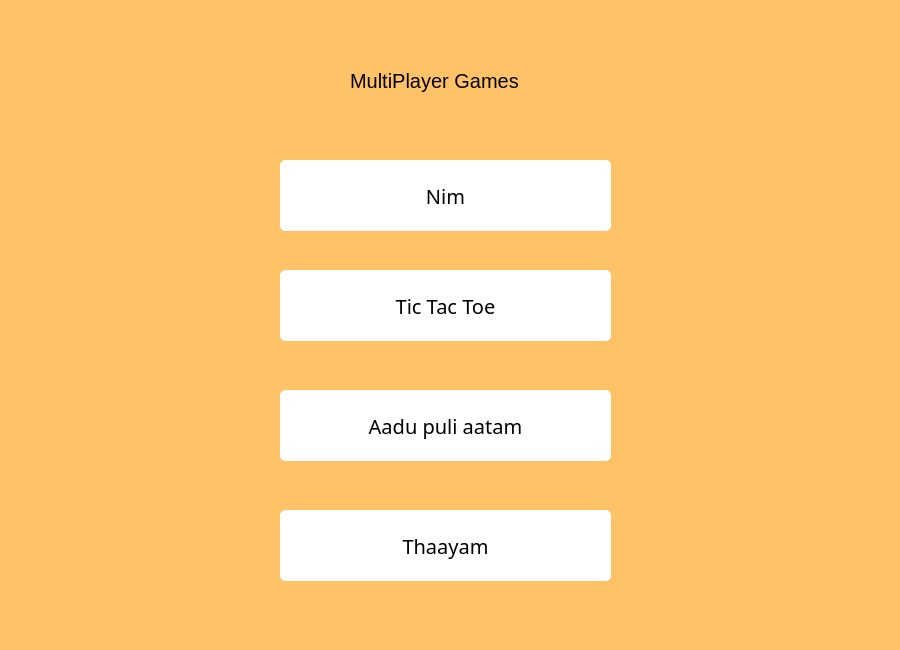
<?xml version="1.0" encoding="UTF-8"?>
<ui version="4.0">
 <class>MainWindow</class>
 <widget class="QMainWindow" name="MainWindow">
  <property name="geometry">
   <rect>
    <x>0</x>
    <y>0</y>
    <width>900</width>
    <height>650</height>
   </rect>
  </property>
  <property name="minimumSize">
   <size>
    <width>900</width>
    <height>650</height>
   </size>
  </property>
  <property name="maximumSize">
   <size>
    <width>900</width>
    <height>650</height>
   </size>
  </property>
  <property name="windowTitle">
   <string>MainWindow</string>
  </property>
  <property name="styleSheet">
   <string notr="true">background-color:#ffc266;</string>
  </property>
  <widget class="QWidget" name="centralwidget">
   <widget class="QLabel" name="label">
    <property name="geometry">
     <rect>
      <x>350</x>
      <y>50</y>
      <width>231</width>
      <height>61</height>
     </rect>
    </property>
    <property name="font">
     <font>
      <pointsize>15</pointsize>
     </font>
    </property>
    <property name="text">
     <string>MultiPlayer Games</string>
    </property>
   </widget>
   <widget class="QPushButton" name="pushButton_3">
    <property name="geometry">
     <rect>
      <x>280</x>
      <y>270</y>
      <width>331</width>
      <height>71</height>
     </rect>
    </property>
    <property name="font">
     <font>
      <family>OCR A Std</family>
      <pointsize>15</pointsize>
     </font>
    </property>
    <property name="styleSheet">
     <string notr="true">QPushButton
{
	background-color:white;
	color:black;
	padding:3px;
	outline:none;
	border:1px solid white;
	border-radius:5px;
}
QPushButton:hover
{
	background-color: #b3ecff;
	border:1px solid skyblue;
}</string>
    </property>
    <property name="text">
     <string>Tic Tac Toe</string>
    </property>
   </widget>
   <widget class="QPushButton" name="pushButton">
    <property name="geometry">
     <rect>
      <x>280</x>
      <y>160</y>
      <width>331</width>
      <height>71</height>
     </rect>
    </property>
    <property name="font">
     <font>
      <family>OCR A Std</family>
      <pointsize>15</pointsize>
     </font>
    </property>
    <property name="styleSheet">
     <string notr="true">QPushButton
{
	background-color:white;
	color:black;
	padding:3px;
	outline:none;
	border:1px solid white;
	border-radius:5px;
}
QPushButton:hover
{
	background-color: #b3ecff;
	border:1px solid skyblue;
}</string>
    </property>
    <property name="text">
     <string>Nim</string>
    </property>
   </widget>
   <widget class="QPushButton" name="pushButton_2">
    <property name="geometry">
     <rect>
      <x>280</x>
      <y>510</y>
      <width>331</width>
      <height>71</height>
     </rect>
    </property>
    <property name="font">
     <font>
      <family>OCR A Std</family>
      <pointsize>15</pointsize>
     </font>
    </property>
    <property name="styleSheet">
     <string notr="true">QPushButton
{
	background-color:white;
	color:black;
	padding:3px;
	outline:none;
	border:1px solid white;
	border-radius:5px;
}
QPushButton:hover
{
	background-color: #b3ecff;
	border:1px solid skyblue;
}</string>
    </property>
    <property name="text">
     <string>Thaayam</string>
    </property>
   </widget>
   <widget class="QPushButton" name="pushButton_4">
    <property name="geometry">
     <rect>
      <x>280</x>
      <y>390</y>
      <width>331</width>
      <height>71</height>
     </rect>
    </property>
    <property name="font">
     <font>
      <family>OCR A Std</family>
      <pointsize>15</pointsize>
     </font>
    </property>
    <property name="styleSheet">
     <string notr="true">QPushButton
{
	background-color:white;
	color:black;
	padding:3px;
	outline:none;
	border:1px solid white;
	border-radius:5px;
}
QPushButton:hover
{
	background-color: #b3ecff;
	border:1px solid skyblue;
}</string>
    </property>
    <property name="text">
     <string>Aadu puli aatam</string>
    </property>
   </widget>
   <widget class="QLabel" name="label_5">
    <property name="geometry">
     <rect>
      <x>660</x>
      <y>360</y>
      <width>211</width>
      <height>211</height>
     </rect>
    </property>
    <property name="text">
     <string/>
    </property>
    <property name="pixmap">
     <pixmap>assets/img 2.png</pixmap>
    </property>
    <property name="scaledContents">
     <bool>true</bool>
    </property>
   </widget>
  </widget>
  <widget class="QMenuBar" name="menubar">
   <property name="geometry">
    <rect>
     <x>0</x>
     <y>0</y>
     <width>900</width>
     <height>26</height>
    </rect>
   </property>
  </widget>
  <widget class="QStatusBar" name="statusbar"/>
 </widget>
 <resources/>
 <connections/>
</ui>
